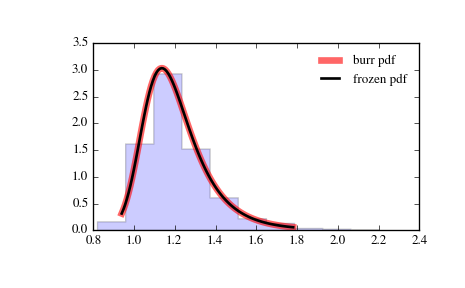

The Python source for this figure:
from scipy.stats import burr
import matplotlib.pyplot as plt
fig, ax = plt.subplots(1, 1)

# Calculate a few first moments:

c, d = 10.5, 4.3
mean, var, skew, kurt = burr.stats(c, d, moments='mvsk')

# Display the probability density function (``pdf``):

x = np.linspace(burr.ppf(0.01, c, d),
                burr.ppf(0.99, c, d), 100)
ax.plot(x, burr.pdf(x, c, d),
       'r-', lw=5, alpha=0.6, label='burr pdf')

# Alternatively, the distribution object can be called (as a function)
# to fix the shape, location and scale parameters. This returns a "frozen"
# RV object holding the given parameters fixed.

# Freeze the distribution and display the frozen ``pdf``:

rv = burr(c, d)
ax.plot(x, rv.pdf(x), 'k-', lw=2, label='frozen pdf')

# Check accuracy of ``cdf`` and ``ppf``:

vals = burr.ppf([0.001, 0.5, 0.999], c, d)
np.allclose([0.001, 0.5, 0.999], burr.cdf(vals, c, d))
# True

# Generate random numbers:

r = burr.rvs(c, d, size=1000)

# And compare the histogram:

ax.hist(r, normed=True, histtype='stepfilled', alpha=0.2)
ax.legend(loc='best', frameon=False)
plt.show()
